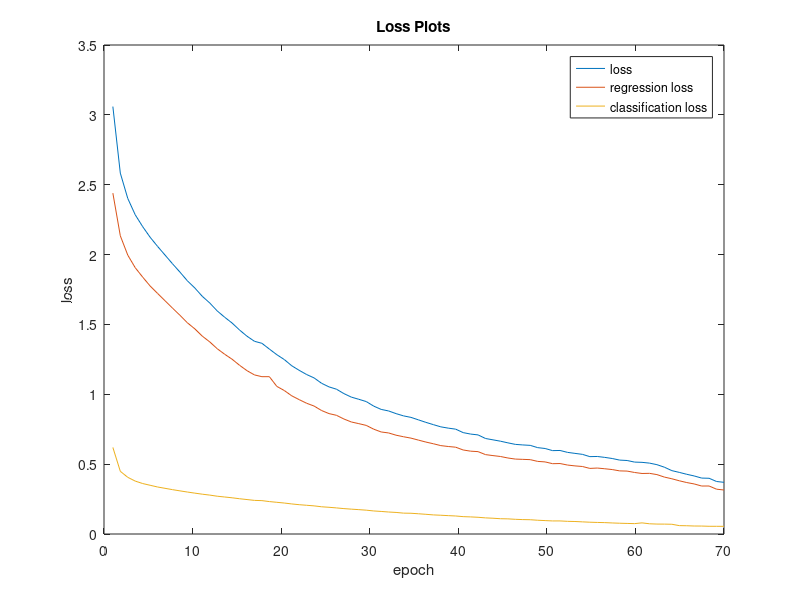

This chart was generated by the following MATLAB code:
x = linspace(1,70,83);
y1 = [3.0594 2.5831 2.4018 2.2849 2.1999 2.1240 2.0585 1.9965 1.9344 1.8746 1.8122 1.7607 1.7012 1.6535 1.5968 1.5516 1.5100 1.4600 1.4156 1.3793 1.3649 1.3237 1.2834 1.2487 1.2042 1.1715 1.1414 1.1172 1.0789 1.0530 1.0365 1.0049 0.9797 0.9642 0.9479 0.9153 0.8918 0.8807 0.8616 0.8455 0.8347 0.8170 0.7991 0.7828 0.7670 0.7578 0.7504 0.7257 0.7153 0.7093 0.6836 0.6740 0.6643 0.6525 0.6415 0.6375 0.6344 0.6182 0.6120 0.5968 0.5979 0.5843 0.5771 0.5701 0.5538 0.5549 0.5484 0.5404 0.5290 0.5261 0.5147 0.5129 0.5074 0.4963 0.4782 0.4536 0.4410 0.4274 0.4155 0.4003 0.3989 0.3758 0.3699   ];
plot(x,y1)
title('Loss Plots')

hold on

y2 = [2.4398 2.1344 1.9961 1.9061 1.8388 1.7752 1.7220 1.6695 1.6169 1.5657 1.5118 1.4682 1.4162 1.3750 1.3263 1.2867 1.2509 1.2076 1.1690 1.1387 1.1260 1.1260 1.0565 1.0270 0.9891 0.9617 0.9358 0.9158 0.8839 0.8618 0.8496 0.8231 0.8018 0.7899 0.7773 0.7503 0.7303 0.7233 0.7072 0.6961 0.6862 0.6721 0.6581 0.6460 0.6327 0.6263 0.6213 0.6014 0.5929 0.5896 0.5682 0.5612 0.5548 0.5441 0.5363 0.5343 0.5322 0.5197 0.5160 0.5033 0.5044 0.4936 0.4875 0.4832 0.4695 0.4721 0.4670 0.4613 0.4518 0.4503 0.4404 0.4332 0.4342 0.4252 0.4074 0.3954 0.3810 0.3683 0.3583 0.3434 0.3436 0.3207 0.3150];
plot(x,y2)

y3 = [0.6196 0.4487 0.4057 0.3788 0.3612 0.3488 0.3365 0.3270 0.3175 0.3088 0.3004 0.2925 0.2850 0.2785 0.2705 0.2649 0.2592 0.2524 0.2466 0.2406 0.2389 0.2321 0.2269 0.2217 0.2152 0.2098 0.2056 0.2014 0.1949 0.1912 0.1868 0.1818 0.1779 0.1744 0.1706 0.1650 0.1615 0.1574 0.1544 0.1494 0.1485 0.1449 0.1410 0.1367 0.1343 0.1315 0.1290 0.1243 0.1224 0.1197 0.1154 0.1129 0.1094 0.1084 0.1052 0.1032 0.1022 0.0985 0.0960 0.0935 0.0936 0.0907 0.0895 0.0869 0.0844 0.0828 0.0815 0.0791 0.0771 0.0757 0.0743 0.0797 0.0732 0.0711 0.0708 0.0698 0.0600 0.0591 0.0572 0.0569 0.0553 0.0551 0.0549];
plot(x,y3) 

xlabel('epoch');
ylabel('loss');
legend('loss','regression loss','classification loss');

hold off